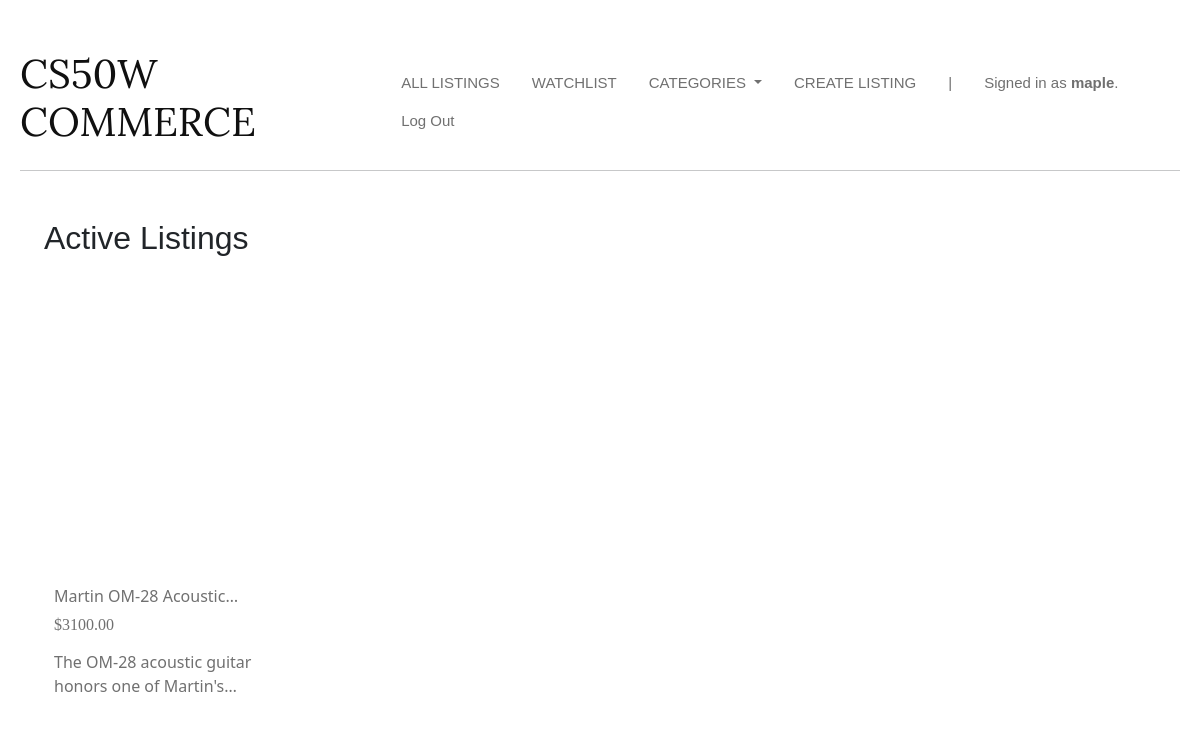
The page /displayCategories/1 (signed in) on the database its author committed.
### auctions/models.py (models this page shows, shortened)
class User(AbstractUser):
    pass

class Listing(models.Model):
    title = models.CharField(max_length=50)
    description = models.CharField(max_length=1000)
    image = models.CharField(max_length=1000)
    price = models.FloatField()
    isActive = models.BooleanField(default=True)
    user = models.ForeignKey(User, on_delete=models.CASCADE, related_name="user")
    category = models.ForeignKey(Category, on_delete=models.CASCADE, related_name="category")
    watchlist = models.ManyToManyField(User, related_name="listingWatchlist")

### auctions/views.py (the view)
# urls.py: path("displayCategories/<int:category_id>", views.displayCategories, name="displayCategories"),
def displayCategories(request, category_id):
    category = Category.objects.get(pk=category_id)
    activeListings = Listing.objects.filter(isActive=True, category=category)
    allCategories = Category.objects.all()
    return render(request, "auctions/index.html", {
        "listings": activeListings,
        "categories": allCategories
    })

### auctions/templates/auctions/index.html
{% extends "auctions/layout.html" %}
{% block body %}
    <h2 class="mt-5 mx-4" style="font-family: 'Plus Jakarta Sans', sans-serif;">Active Listings</h2>
    <div class="row mx-1">
        {% for listing in listings %}
            <div class="card mx-1 my-4" style="width: 16rem; border: none;">
                <a href="{% url 'listing' id=listing.id %}">
                    <div class="card-image-container" style="background-image: url('{{ listing.image }}');"></div>
                </a>
                <div class="card-body d-flex flex-column justify-content-between">
                    <h6 class="card-title clamp-title">{{ listing.title }}</h6>
                    <h6 class="listing-price mb-3">${{ listing.price|floatformat:"2" }}</h6>
                    <p class="card-text clamp">{{ listing.description }}</p>
                </div>
            </div>
        {% endfor %}
    </div>
{% endblock %}

### auctions/templates/auctions/layout.html (shortened to what this page needs)
{% load static %}
<!DOCTYPE html>
<html lang="en">
    <head>
        <link href="https://cdn.jsdelivr.net/npm/bootstrap@5.3.3/dist/css/bootstrap.min.css" rel="stylesheet">
          <link href="{% static 'auctions/styles.css' %}" rel="stylesheet">
    </head>
    <body>
        <div class="d-flex justify-content-between align-items-center">
            <h1 class="title">CS50W COMMERCE</h1>
            <ul class="nav">
                <li class="nav-item">
                    <a class="nav-link" href="{% url 'index' %}">ALL LISTINGS</a>
                </li>
                {% if user.is_authenticated %}
                    <li class="nav-item">
                        <a class="nav-link" href="{% url 'watchlist' %}">WATCHLIST</a>
                    </li>
                    <li class="nav-item dropdown">
                        <a class="nav-link dropdown-toggle" href="#" id="categoriesDropdown" role="button" data-bs-toggle="dropdown" aria-expanded="false">
                            CATEGORIES
                        </a>
                    </li>
                    <li class="nav-item">
                        <a class="nav-link" href="{% url 'create' %}">CREATE LISTING</a>
                    </li>
                    <li class="nav-item">
                        <p class="nav-link mb-0">|</p>
                    </li>
                    <li class="nav-item nav-username">
                        <p class="nav-link mb-0">Signed in as <strong !important>{{ user.username }}</strong>.</p>
                    </li>
                    <li class="nav-item">
                        <a class="nav-link" href="{% url 'logout' %}">Log Out</a>
                    </li>
                {% endif %}
            </ul>
        </div>
        <hr>
        {% block body %}
        {% endblock %}
    </body>
</html>

### auctions/static/auctions/styles.css (style rules this page uses)
body { max-width: 1400px; margin: 0 auto; padding: 50px 20px; }
.card-body a.card-title, .card-body .listing-price { text-decoration: none !important; }
.card { transition: box-shadow 0.3s ease-in-out; padding: 10px; }
.card-body { color: #707070 !important; }
.card-image-container { width: 100%; height: 17rem; background-size: cover; background-position: center; background-repeat: no-repeat; overflow: hidden; }
.title { color: rgb(16, 16, 16); font-family: "Lora", serif; font-weight: 400; }
.nav-link { color: #707070 !important; font-size: 15px !important; font-family: "Raleway", sans-serif; font-optical-sizing: auto; font-weight: 300; font-style: normal; }
.nav-username strong { font-weight: bold; }
.nav-item:nth-last-child(2) .nav-link { font-weight: normal !important; color: #707070 !important; }
.clamp { display: -webkit-box; -webkit-line-clamp: 2; -webkit-box-orient: vertical; overflow: hidden; }
.clamp-title { display: -webkit-box; -webkit-line-clamp: 1; -webkit-box-orient: vertical; overflow: hidden; }
.listing-price, .listing-bid { font-family: "Oswald"; font-optical-sizing: auto; font-style: normal; }
h1,h4 { color: #424a4e;; font-weight: bold; }

### rows shown on the page
User: username "maple"
Listing: title "Martin OM-28…", price "3100.00", description "The OM-28 acoustic guitar honors one of…"
